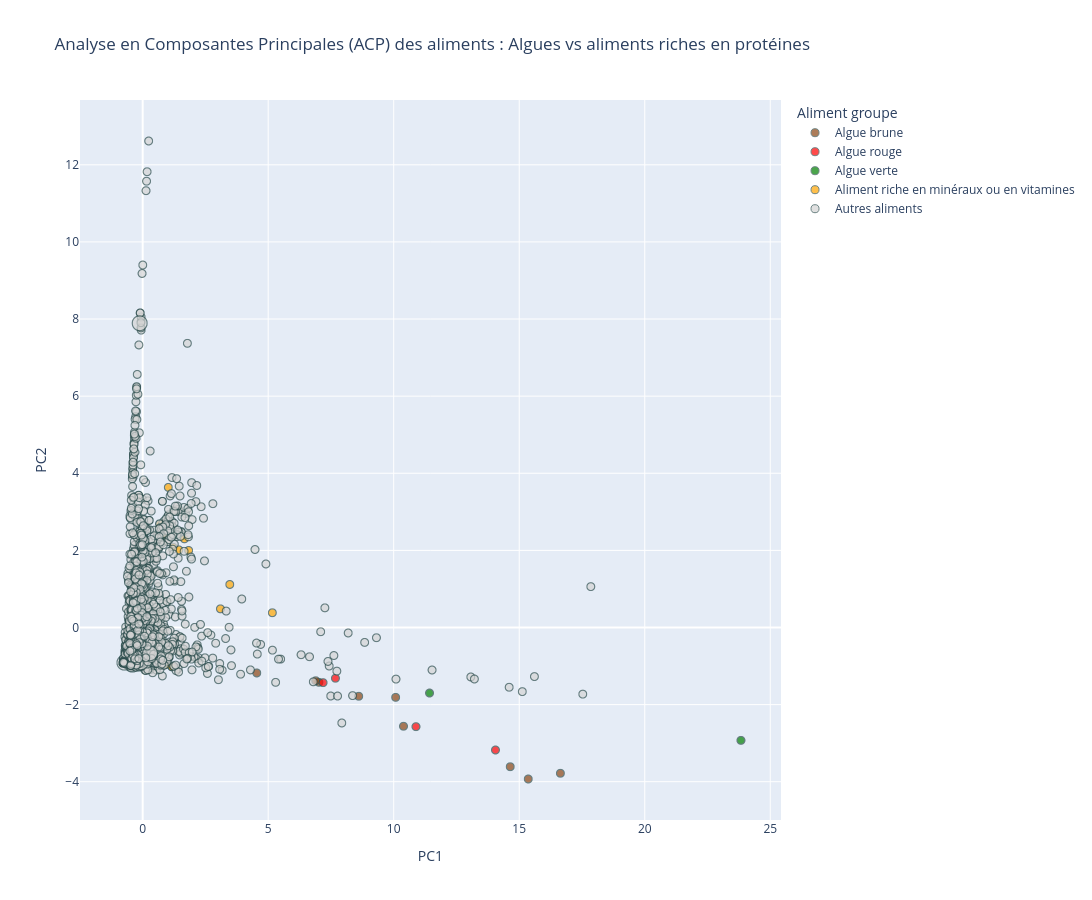

Notebook code cell kept with this figure:
### Markdown cell above
- PCA of ALL Foods
- highlighting SEAWEEDS (brown, red, green), MINERAL & VITAMIN-rich foods (plants)
- see legend for hightlight colors

### Code cell
import plotly.express as px
import pandas as pd

# Ensure boolean masks exist
pca_df['plant_min_vit'] = pca_df['alim_code'].isin(food_selection_plant_minerals_vitamins.keys())

pca_df['brown_seaweed'] = pca_df['alim_code'].isin(id_list_brown_seaweed)
pca_df['red_seaweed']   = pca_df['alim_code'].isin(id_list_red_seaweed)
pca_df['green_seaweed'] = pca_df['alim_code'].isin(id_list_green_seaweed)

# Combine all group labels into a single column for color
def assign_group(row):
    if row['brown_seaweed']:
        return 'Algue brune'
    elif row['red_seaweed']:
        return 'Algue rouge'
    elif row['green_seaweed']:
        return 'Algue verte'
    elif row['plant_protein']:
        return 'Aliment riche en minéraux ou en vitamines'
    else:
        return 'Autres aliments'

pca_df['Aliment groupe'] = pca_df.apply(assign_group, axis=1)

# Color map
color_map = {
    'Algue brune': 'saddlebrown',
    'Algue rouge': 'red',
    'Algue verte': 'green',
    'Aliment riche en minéraux ou en vitamines': 'orange',
    'Autres aliments': 'lightgrey'
}

# Create interactive PCA plot
fig = px.scatter(
    pca_df,
    x='PC1',
    y='PC2',
    color='Aliment groupe',
    color_discrete_map=color_map,
    category_orders={    # add order to how names appear in legend
    'Aliment groupe': [
        'Algue brune',
        'Algue rouge',
        'Algue verte',
        'Aliment riche en minéraux ou en vitamines',
        'Autres aliments'
        ]
    },    
    hover_name='seaweed_name_French',  # column name from df to use for food name on hover
    labels={'seaweed_name_French': 'Aliment'},  # change name of column as it appears when hovering
    title="Analyse en Composantes Principales (ACP) des aliments : Algues vs aliments riches en protéines"
)

fig.update_layout(width=1200, height=900) # make plot bigger

# Make markers bigger for seaweeds and proteins
marker_sizes = []
for g in pca_df['groupe']:
    if g in ['Algue brune', 'Algue rouge', 'Algue verte']:
        marker_sizes.append(15)
    elif g in ['Aliment riche en minéraux ou en vitamines']:
        marker_sizes.append(12)
    else:
        marker_sizes.append(8)

fig.update_traces(marker=dict(size=marker_sizes, line=dict(width=1, color='DarkSlateGrey')))

# Show interactive plot
fig.show()

# Save interactive HTML (can be opened outside VS Code)
fig.write_html("pca_overall_seaweed_vs_mineraux_vitamines.html")

### Figure 1 — Plotly figure (JSON) as saved in the notebook; plotly's stock layout.template omitted (floating-point values rounded to 4 significant figures; data arrays with more than 128 entries replaced by an {"elided": "..."} marker saying what was removed)
{"data": [{"hovertemplate": "<b>%{hovertext}</b><br><br>Aliment groupe=Algue brune<br>PC1=%{x}<br>PC2=%{y}<extra></extra>", "hovertext": [" Wakamé atlantique (Alaria esculenta) ", "Fucus vésiculeux (Fucus vesiculosus)", " Kombu ou kombu japonais (Laminaria japonica) ", " Ascophylle noueux ou goémon noir (Ascophyllum nodosum) ", " Kombu royal (Saccharina latissima) ", " Haricot de mer (Himanthalia elongata) ", " Kombu breton (Laminaria digitata) ", "Fucus vésiculeux (Fucus serratus)", " Wakamé (Undaria pinnatifida) "], "legendgroup": "Algue brune", "marker": {"color": "saddlebrown", "line": {"color": "DarkSlateGrey", "width": 1}, "size": {"elided": "3188 int values"}, "symbol": "circle"}, "mode": "markers", "name": "Algue brune", "showlegend": true, "type": "scattergl", "x": [16.64, 8.606, 10.39, 10.08, 14.64, 4.545, 15.36, 7.019, 6.892], "xaxis": "x", "y": [-3.781, -1.783, -2.562, -1.812, -3.611, -1.179, -3.93, -1.422, -1.38], "yaxis": "y"}, {"hovertemplate": "<b>%{hovertext}</b><br><br>Aliment groupe=Algue rouge<br>PC1=%{x}<br>PC2=%{y}<extra></extra>", "hovertext": [" Lichen de mer ou pioca ou goémon rouge (Chondrus crispus) ", " Dulse (Palmaria palmata) ", " Gracilaire ou ogonori (Gracilaria verrucosa) ", " Nori (Porphyra sp.) "], "legendgroup": "Algue rouge", "marker": {"color": "red", "line": {"color": "DarkSlateGrey", "width": 1}, "size": {"elided": "3188 int values"}, "symbol": "circle"}, "mode": "markers", "name": "Algue rouge", "showlegend": true, "type": "scattergl", "x": [7.186, 10.89, 14.05, 7.679], "xaxis": "x", "y": [-1.431, -2.572, -3.177, -1.317], "yaxis": "y"}, {"hovertemplate": "<b>%{hovertext}</b><br><br>Aliment groupe=Algue verte<br>PC1=%{x}<br>PC2=%{y}<extra></extra>", "hovertext": [" Ao-nori (Enteromorpha sp.) ", " Laitue de mer (Ulva sp.) "], "legendgroup": "Algue verte", "marker": {"color": "green", "line": {"color": "DarkSlateGrey", "width": 1}, "size": {"elided": "3188 int values"}, "symbol": "circle"}, "mode": "markers", "name": "Algue verte", "showlegend": true, "type": "scattergl", "x": [23.83, 11.43], "xaxis": "x", "y": [-2.928, -1.7], "yaxis": "y"}, {"hovertemplate": "<b>%{hovertext}</b><br><br>Aliment groupe=Aliment riche en minéraux ou en vitamines<br>PC1=%{x}<br>PC2=%{y}<extra></extra>", "hovertext": [" Amande, grillée, salée ", " Noix du Brésil ", " Noix de cajou, grillée, non salée ", " Pois chiche, bouilli/cuit à l'eau ", " Haricot flageolet, bouilli/cuit à l'eau ", " Lin, brun, graine ", " Haricot blanc, bouilli/cuit à l'eau ", " Noisette ", " Lentille blonde, bouillie/cuite à l'eau ", " Lentille verte, bouillie/cuite à l'eau ", " Lentille corail, bouillie/cuite à l'eau ", " Beurre de cacahuète ou Pâte d'arachide ", " Cacahuète, grillée, salée ", " Pois d'angole, entier, cuit à la vapeur, prélevé à la Martinique ", " Galette ou pavé aux lentilles, soja et légumes, préemballé ", " Galette ou pavé au blé (seitan) et légumes, préemballé ", " Haricot rouge, bouilli/cuit à l'eau ", " Chia, graine, séchée ", " Soja, graine entière ", " Pois cassé, bouilli/cuit à l'eau ", " Tahin ou Purée de sésame ", " Tempeh ", " Noix, séchée, cerneaux "], "legendgroup": "Aliment riche en minéraux ou en vitamines", "marker": {"color": "orange", "line": {"color": "DarkSlateGrey", "width": 1}, "size": {"elided": "3188 int values"}, "symbol": "circle"}, "mode": "markers", "name": "Aliment riche en minéraux ou en vitamines", "showlegend": true, "type": "scattergl", "x": [1.831, 1.021, 1.213, 0.487, 1.163, 3.471, 1.163, 1.441, 0.2967, 0.5691, 0.4944, 0.6869, 0.9447, -0.4879, 0.2248, -0.005919, 0.9075, 5.166, 3.098, 0.4339, 1.662, 0.5156, 0.7972], "xaxis": "x", "y": [1.998, 3.634, 2.079, -0.7728, -1.02, 1.116, -1.02, 2.012, -0.8484, -0.9014, -0.892, 2.68, 2.357, -0.5858, -0.5215, -0.3701, -0.9644, 0.3825, 0.4832, -0.8736, 2.3, -0.4705, 2.7], "yaxis": "y"}, {"hovertemplate": "<b>%{hovertext}</b><br><br>Aliment groupe=Autres aliments<br>PC1=%{x}<br>PC2=%{y}<extra></extra>", "hovertext": {"elided": "3150 str values"}, "legendgroup": "Autres aliments", "marker": {"color": "lightgrey", "line": {"color": "DarkSlateGrey", "width": 1}, "size": {"elided": "3188 int values"}, "symbol": "circle"}, "mode": "markers", "name": "Autres aliments", "showlegend": true, "type": "scattergl", "x": {"elided": "3150 float values"}, "xaxis": "x", "y": {"elided": "3150 float values"}, "yaxis": "y"}], "layout": {"height": 900, "legend": {"title": {"text": "Aliment groupe"}, "tracegroupgap": 0}, "title": {"text": "Analyse en Composantes Principales (ACP) des aliments : Algues vs aliments riches en protéines"}, "width": 1200, "xaxis": {"anchor": "y", "domain": [0, 1], "title": {"text": "PC1"}}, "yaxis": {"anchor": "x", "domain": [0, 1], "title": {"text": "PC2"}}}}
